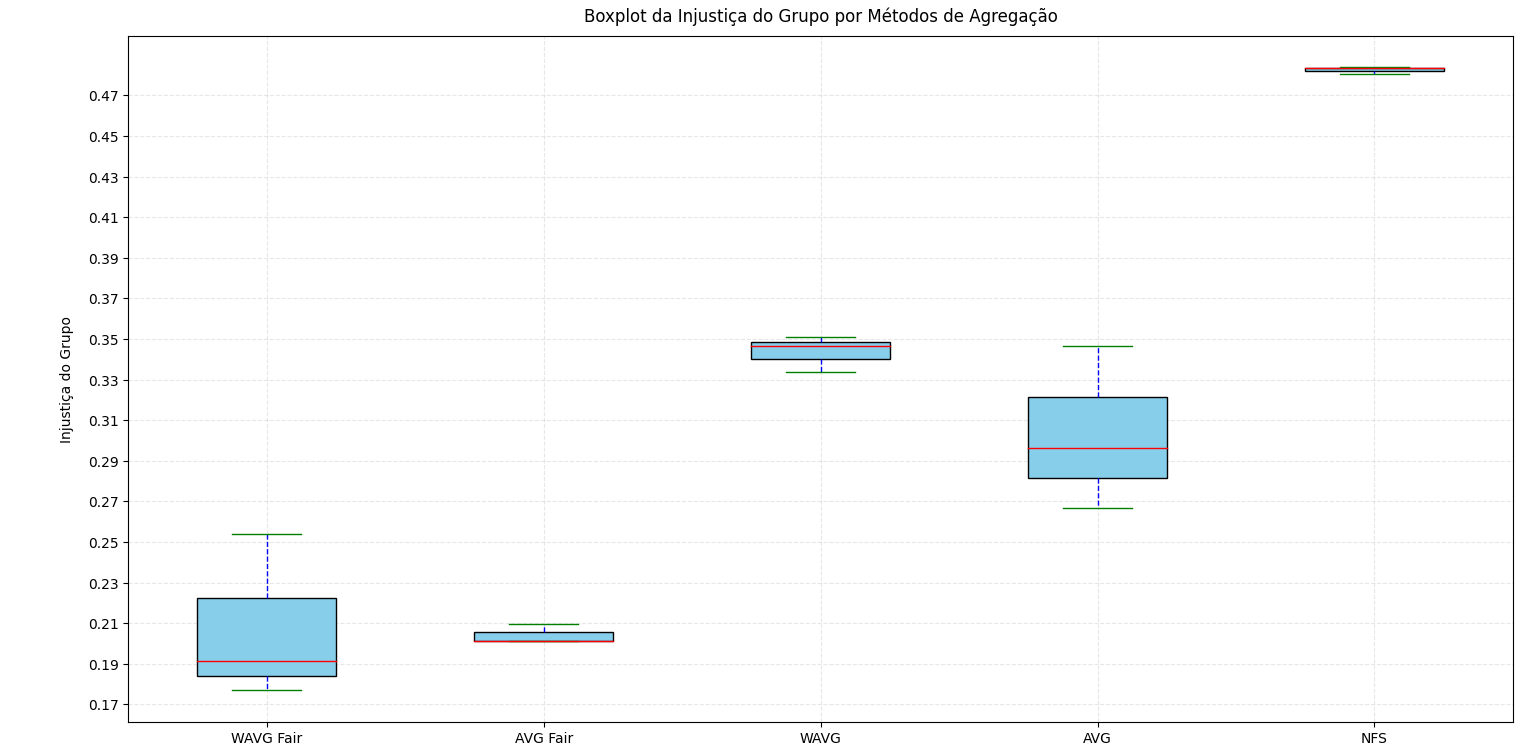

Reproduce this figure in Python.
import matplotlib.pyplot as plt

# Dados
categorias = ['WAVG Fair', 'AVG Fair', 'WAVG', 'AVG', 'NFS']

valores = [
    [0.253794730, 0.209656239, 0.333889246, 0.296403408, 0.483972609],
    [0.191555917, 0.201281041, 0.346457183, 0.266793668, 0.480675876],
    [0.176923722, 0.201010257, 0.350863844, 0.346341550, 0.483585000]
]

# Preparando os dados para o boxplot
data_boxplot = [list(bucket) for bucket in zip(*valores)]

# Configurações do boxplot
fig, ax = plt.subplots(figsize=(10, 9))

boxprops = dict(facecolor='skyblue', color='black')
medianprops = dict(color='red')
whiskerprops = dict(color='blue', linestyle='--')
capprops = dict(color='green')

bp = ax.boxplot(data_boxplot, labels=categorias, patch_artist=True, boxprops=boxprops, medianprops=medianprops, whiskerprops=whiskerprops, capprops=capprops, showmeans=False)

# ax.set_xlabel('Métodos de Agregação', labelpad=10)
ax.set_ylabel('Injustiça do Grupo', labelpad=10)

plt.title('Boxplot da Injustiça do Grupo por Métodos de Agregação', pad=10)
plt.grid(True, linestyle='--', alpha=0.3)

# Ajuste da escala no eixo y com intervalos de 0.025
ax.set_yticks([i / 100 for i in range(17, 49, 2)])  # Intervalo de 0.025 de 0.175 a 0.49

plt.tight_layout()
plt.show()
